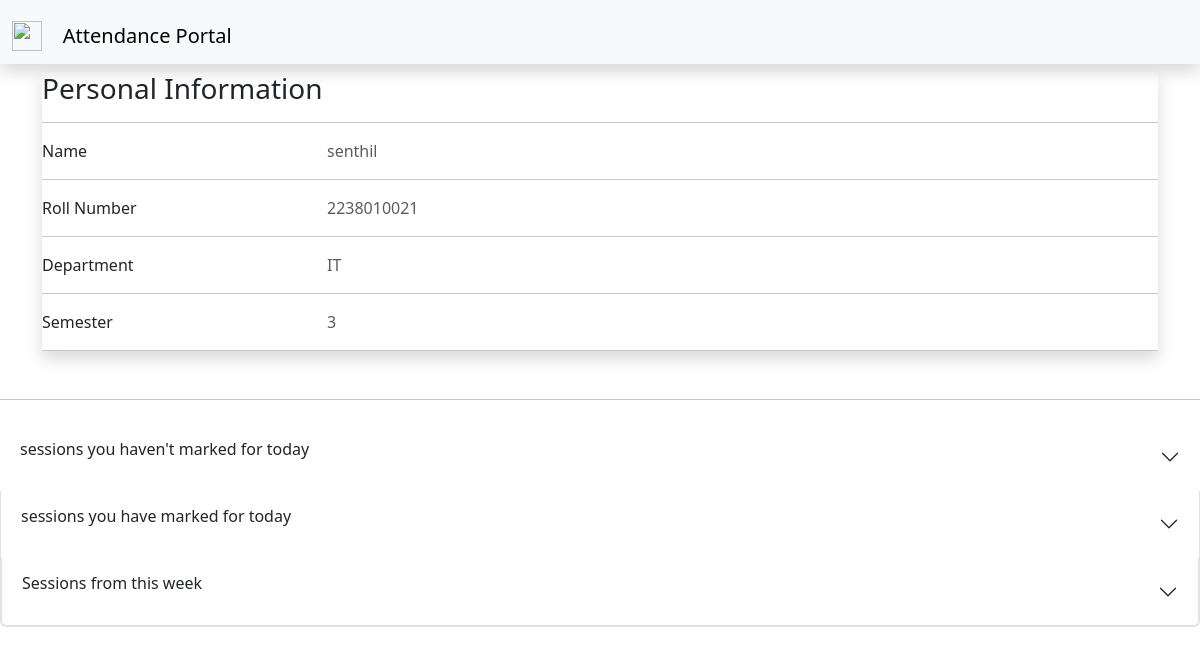
The page /Student/profile/ (signed in) on the database its author committed.
### user/models.py (models this page shows)
class User(AbstractUser):
    dept = models.CharField(max_length=10, choices=dept_choices, blank=True, null=True)
    sem = models.IntegerField(choices = sem_choices,blank = True,null = True)
    role = models.CharField(max_length=10, choices=role_choices, default="Student", blank=False, null=False)
    userid = models.BigIntegerField(blank = False,null = True)
    class Meta:
        constraints = [
            models.UniqueConstraint(fields=['userid'], name='unique_user_id'),
        ]

### student/views.py (the view)
# urls.py: path("Student/", include('student.urls')),
class student(View):
    def get(self, request, *args, **kwargs):
        user_id = request.user.userid
        user_dept = request.user.dept
        user_sem = request.user.sem
        unmarked_current_pool = attendance_pool.objects.filter(datefield=today,subject__dept = request.user.dept,subject__sem = request.user.sem).exclude(attendance__user = request.user)
        marked_current_pool = attendance_pool.objects.filter(datefield=today,subject__dept = request.user.dept,subject__sem = request.user.sem).exclude(id__in=unmarked_current_pool)
        week_pools =attendance_pool.objects.filter(datefield__range=[this_week_start, this_week_end],subject__dept = user_dept,subject__sem = user_sem).exclude(datefield=today)
        template_name = "student.html"
        return render(request,template_name, {"user_id":user_id,"pools":unmarked_current_pool,"week_pools":week_pools,"marked_current_pools":marked_current_pool})

### user/models.py (called while the page is built)
    def duration_display(self):
        start_time_display = self.start_time.strftime('%I:%M %p')  # %I for 12-hour format, %p for AM/PM
        end_time_display = self.end_time.strftime('%I:%M %p')
        return f"{start_time_display} - {end_time_display}"

### templates/student.html (shortened to what this page needs)
{% extends 'base.html' %}
{% block content %}
    <div class ="container  mr-3 mt-1 p-2  rounded">
      <div class="card-body mx-1 mt-1 shadow">
        <h1 class="h3 mb-2 font-weight-normal card-title">Personal Information</h1>
        <hr>
        <div class="row">
          <div class="col-sm-3">
            <p class="mb-0">Name</p>
          </div>
          <div class="col-sm-9">
            <p class="text-muted mb-0">{{request.user.username}}</p>
          </div>
        </div>
        <hr>
        <div class="row">
          <div class="col-sm-3">
            <p class="mb-0">Roll Number</p>
          </div>
          <div class="col-sm-9">
            <p class="text-muted mb-0">{{request.user.userid}}</p>
          </div>
        </div>
        <hr>
        <div class="row">
          <div class="col-sm-3">
            <p class="mb-0">Department</p>
          </div>
          <div class="col-sm-9">
            <p class="text-muted mb-0">{{request.user.dept}}</p>
          </div>
        </div>
        <hr>
        <div class="row">
          <div class="col-sm-3">
            <p class="mb-0">Semester</p>
          </div>
          <div class="col-sm-9">
            <p class="text-muted mb-0">{{request.user.sem}}</p>
          </div>
        </div>
        <hr>
    </div>
    </div>
    <hr class = "shadow my-4" >
    <div class="accordion accordion-flush" id="accordionFlushExample">
      <div class="accordion-item">
        <h2 class="accordion-header" id="flush-headingOne">
          <button class="accordion-button collapsed" type="button" data-bs-toggle="collapse" data-bs-target="#flush-collapseOne" aria-expanded="false" aria-controls="flush-collapseOne">
            <p class="font-weight-normal">sessions you haven't marked for today</p>
          </button>
        </h2>
      <div class="accordion-item">
        <h2 class="accordion-header" id="flush-headingTwo">
            <button class="accordion-button collapsed" type="button" data-bs-toggle="collapse"
                data-bs-target="#flush-collapseTwo" aria-expanded="false" aria-controls="flush-collapseTwo">
                <p class="font-weight-normal">sessions you have marked for today</p>
            </button>
        </h2>
    <div class="accordion-item">
      <h2 class="accordion-header" id="flush-headingThree">
          <button class="accordion-button collapsed" type="button" data-bs-toggle="collapse"
              data-bs-target="#flush-collapseThree" aria-expanded="false" aria-controls="flush-collapseThree">
              <p class="font-weight-normal">Sessions from this week</p>
          </button>
      </h2>
</div>
{% endblock %}

### rows shown on the page
User: user.username "senthil", user.userid "2238010021", user.dept "IT", user.sem "3"
